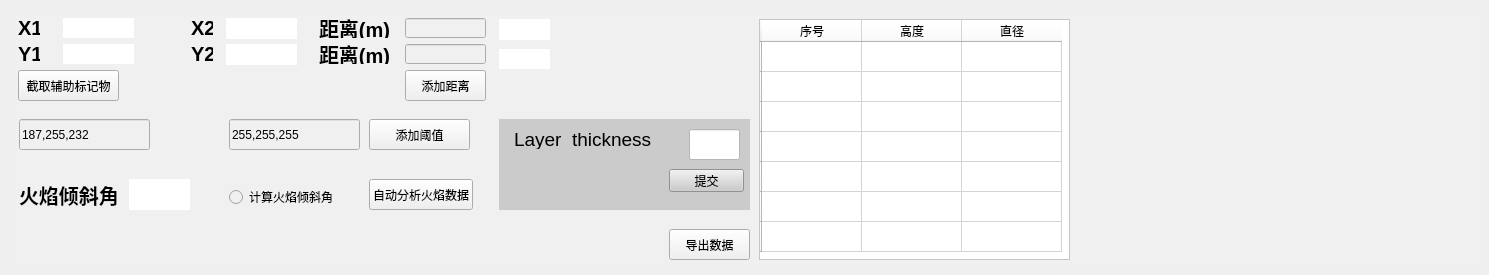
      <widget class="QWidget" name="tab_3">
       <attribute name="title">
        <string>火焰形态处理</string>
       </attribute>
       <widget class="QWidget" name="widget_2" native="true">
        <property name="geometry">
         <rect>
          <x>9</x>
          <y>9</y>
          <width>1471</width>
          <height>257</height>
         </rect>
        </property>
        <property name="styleSheet">
         <string notr="true">background-color: rgb(240, 240, 240);</string>
        </property>
        <widget class="QLabel" name="label_3">
         <property name="geometry">
          <rect>
           <x>182</x>
           <y>9</y>
           <width>22</width>
           <height>20</height>
          </rect>
         </property>
         <property name="font">
          <font>
           <pointsize>15</pointsize>
           <weight>75</weight>
           <bold>true</bold>
          </font>
         </property>
         <property name="styleSheet">
          <string notr="true">color:rgb(0, 0, 0)</string>
         </property>
         <property name="text">
          <string>X2</string>
         </property>
        </widget>
        <widget class="QLineEdit" name="lineEdit_2">
         <property name="geometry">
          <rect>
           <x>396</x>
           <y>35</y>
           <width>81</width>
           <height>20</height>
          </rect>
         </property>
        </widget>
        <widget class="QLabel" name="label_12">
         <property name="geometry">
          <rect>
           <x>217</x>
           <y>35</y>
           <width>71</width>
           <height>21</height>
          </rect>
         </property>
         <property name="styleSheet">
          <string notr="true">background:rgb(255, 255, 255)</string>
         </property>
         <property name="text">
          <string/>
         </property>
        </widget>
        <widget class="QLabel" name="label_8">
         <property name="geometry">
          <rect>
           <x>54</x>
           <y>9</y>
           <width>71</width>
           <height>20</height>
          </rect>
         </property>
         <property name="styleSheet">
          <string notr="true">background:rgb(255, 255, 255)</string>
         </property>
         <property name="text">
          <string/>
         </property>
        </widget>
        <widget class="QLabel" name="label_2">
         <property name="geometry">
          <rect>
           <x>9</x>
           <y>35</y>
           <width>22</width>
           <height>20</height>
          </rect>
         </property>
         <property name="font">
          <font>
           <pointsize>15</pointsize>
           <weight>75</weight>
           <bold>true</bold>
          </font>
         </property>
         <property name="styleSheet">
          <string notr="true">color:rgb(0, 0, 0)</string>
         </property>
         <property name="text">
          <string>Y1</string>
         </property>
        </widget>
        <widget class="QLabel" name="label_4">
         <property name="geometry">
          <rect>
           <x>182</x>
           <y>35</y>
           <width>22</width>
           <height>20</height>
          </rect>
         </property>
         <property name="font">
          <font>
           <pointsize>15</pointsize>
           <weight>75</weight>
           <bold>true</bold>
          </font>
         </property>
         <property name="styleSheet">
          <string notr="true">color:rgb(0, 0, 0)</string>
         </property>
         <property name="text">
          <string>Y2</string>
         </property>
        </widget>
        <widget class="QLabel" name="label_11">
         <property name="geometry">
          <rect>
           <x>54</x>
           <y>35</y>
           <width>71</width>
           <height>20</height>
          </rect>
         </property>
         <property name="styleSheet">
          <string notr="true">background:rgb(255, 255, 255)</string>
         </property>
         <property name="text">
          <string/>
         </property>
        </widget>
        <widget class="QLabel" name="label_9">
         <property name="geometry">
          <rect>
           <x>310</x>
           <y>9</y>
           <width>75</width>
           <height>20</height>
          </rect>
         </property>
         <property name="font">
          <font>
           <pointsize>15</pointsize>
           <weight>75</weight>
           <bold>true</bold>
          </font>
         </property>
         <property name="styleSheet">
          <string notr="true">color:rgb(0, 0, 0)</string>
         </property>
         <property name="text">
          <string>距离(m)</string>
         </property>
        </widget>
        <widget class="QLabel" name="label">
         <property name="geometry">
          <rect>
           <x>9</x>
           <y>9</y>
           <width>22</width>
           <height>20</height>
          </rect>
         </property>
         <property name="font">
          <font>
           <pointsize>15</pointsize>
           <weight>75</weight>
           <bold>true</bold>
          </font>
         </property>
         <property name="styleSheet">
          <string notr="true">color:rgb(0, 0, 0)</string>
         </property>
         <property name="text">
          <string>X1</string>
         </property>
        </widget>
        <widget class="QLabel" name="label_10">
         <property name="geometry">
          <rect>
           <x>310</x>
           <y>35</y>
           <width>75</width>
           <height>20</height>
          </rect>
         </property>
         <property name="font">
          <font>
           <pointsize>15</pointsize>
           <weight>75</weight>
           <bold>true</bold>
          </font>
         </property>
         <property name="styleSheet">
          <string notr="true">color:rgb(0, 0, 0)</string>
         </property>
         <property name="text">
          <string>距离(m)</string>
         </property>
        </widget>
        <widget class="QLineEdit" name="lineEdit">
         <property name="geometry">
          <rect>
           <x>396</x>
           <y>9</y>
           <width>81</width>
           <height>20</height>
          </rect>
         </property>
        </widget>
        <widget class="QLabel" name="label_5">
         <property name="geometry">
          <rect>
           <x>217</x>
           <y>9</y>
           <width>71</width>
           <height>21</height>
          </rect>
         </property>
         <property name="styleSheet">
          <string notr="true">background:rgb(255, 255, 255)</string>
         </property>
         <property name="text">
          <string/>
         </property>
        </widget>
        <widget class="QPushButton" name="pushButton">
         <property name="geometry">
          <rect>
           <x>9</x>
           <y>61</y>
           <width>101</width>
           <height>31</height>
          </rect>
         </property>
         <property name="styleSheet">
          <string notr="true">border-color: rgb(0, 0, 0);</string>
         </property>
         <property name="text">
          <string>截取辅助标记物</string>
         </property>
        </widget>
        <widget class="QPushButton" name="pushButton_6">
         <property name="geometry">
          <rect>
           <x>396</x>
           <y>61</y>
           <width>81</width>
           <height>31</height>
          </rect>
         </property>
         <property name="text">
          <string>添加距离</string>
         </property>
        </widget>
        <widget class="QLabel" name="label_7">
         <property name="geometry">
          <rect>
           <x>490</x>
           <y>10</y>
           <width>51</width>
           <height>21</height>
          </rect>
         </property>
         <property name="styleSheet">
          <string notr="true">background:rgb(255, 255, 255)</string>
         </property>
         <property name="text">
          <string/>
         </property>
        </widget>
        <widget class="QLabel" name="label_13">
         <property name="geometry">
          <rect>
           <x>490</x>
           <y>40</y>
           <width>51</width>
           <height>20</height>
          </rect>
         </property>
         <property name="styleSheet">
          <string notr="true">background:rgb(255, 255, 255)</string>
         </property>
         <property name="text">
          <string/>
         </property>
        </widget>
        <widget class="QLineEdit" name="lineEdit_3">
         <property name="geometry">
          <rect>
           <x>10</x>
           <y>110</y>
           <width>131</width>
           <height>31</height>
          </rect>
         </property>
         <property name="styleSheet">
          <string notr="true">font: 12pt &quot;Arial&quot;;</string>
         </property>
         <property name="text">
          <string>187,255,232</string>
         </property>
        </widget>
        <widget class="QLineEdit" name="lineEdit_4">
         <property name="geometry">
          <rect>
           <x>220</x>
           <y>110</y>
           <width>131</width>
           <height>31</height>
          </rect>
         </property>
         <property name="styleSheet">
          <string notr="true">font: 12pt &quot;Arial&quot;;</string>
         </property>
         <property name="text">
          <string>255,255,255</string>
         </property>
        </widget>
        <widget class="QLabel" name="label_14">
         <property name="geometry">
          <rect>
           <x>148</x>
           <y>137</y>
           <width>16</width>
           <height>16</height>
          </rect>
         </property>
         <property name="text">
          <string/>
         </property>
        </widget>
        <widget class="QPushButton" name="pushButton_7">
         <property name="geometry">
          <rect>
           <x>360</x>
           <y>110</y>
           <width>101</width>
           <height>31</height>
          </rect>
         </property>
         <property name="styleSheet">
          <string notr="true">font: 87 12pt &quot;Arial Black&quot;;</string>
         </property>
         <property name="text">
          <string>添加阈值</string>
         </property>
        </widget>
        <widget class="QTableWidget" name="tableWidget">
         <property name="geometry">
          <rect>
           <x>750</x>
           <y>10</y>
           <width>311</width>
           <height>241</height>
          </rect>
         </property>
         <property name="styleSheet">
          <string notr="true">background-color: rgb(255, 255, 255);</string>
         </property>
         <row>
          <property name="text">
           <string/>
          </property>
         </row>
         <row>
          <property name="text">
           <string/>
          </property>
         </row>
         <row>
          <property name="text">
           <string/>
          </property>
         </row>
         <row>
          <property name="text">
           <string/>
          </property>
         </row>
         <row>
          <property name="text">
           <string/>
          </property>
         </row>
         <row>
          <property name="text">
           <string/>
          </property>
         </row>
         <row>
          <property name="text">
           <string/>
          </property>
         </row>
         <column>
          <property name="text">
           <string>序号</string>
          </property>
         </column>
         <column>
          <property name="text">
           <string>高度</string>
          </property>
         </column>
         <column>
          <property name="text">
           <string>直径</string>
          </property>
         </column>
         <item row="0" column="0">
          <property name="text">
           <string/>
          </property>
         </item>
         <item row="0" column="1">
          <property name="text">
           <string/>
          </property>
         </item>
         <item row="0" column="2">
          <property name="text">
           <string/>
          </property>
         </item>
         <item row="1" column="0">
          <property name="text">
           <string/>
          </property>
         </item>
        </widget>
        <widget class="QLabel" name="label_57">
         <property name="geometry">
          <rect>
           <x>10</x>
           <y>170</y>
           <width>111</width>
           <height>31</height>
          </rect>
         </property>
         <property name="font">
          <font>
           <pointsize>15</pointsize>
           <weight>75</weight>
           <bold>true</bold>
          </font>
         </property>
         <property name="styleSheet">
          <string notr="true">color:rgb(0, 0, 0)</string>
         </property>
         <property name="text">
          <string>火焰倾斜角</string>
         </property>
        </widget>
        <widget class="QLabel" name="label_58">
         <property name="geometry">
          <rect>
           <x>120</x>
           <y>170</y>
           <width>61</width>
           <height>31</height>
          </rect>
         </property>
         <property name="styleSheet">
          <string notr="true">background:rgb(255, 255, 255)</string>
         </property>
         <property name="text">
          <string/>
         </property>
        </widget>
        <widget class="QPushButton" name="pushButton_31">
         <property name="geometry">
          <rect>
           <x>360</x>
           <y>170</y>
           <width>104</width>
           <height>31</height>
          </rect>
         </property>
         <property name="text">
          <string>自动分析火焰数据</string>
         </property>
        </widget>
        <widget class="QRadioButton" name="radioButton">
         <property name="geometry">
          <rect>
           <x>220</x>
           <y>180</y>
           <width>111</width>
           <height>16</height>
          </rect>
         </property>
         <property name="text">
          <string>计算火焰倾斜角</string>
         </property>
        </widget>
        <widget class="QWidget" name="widget_12" native="true">
         <property name="geometry">
          <rect>
           <x>490</x>
           <y>110</y>
           <width>251</width>
           <height>91</height>
          </rect>
         </property>
         <property name="styleSheet">
          <string notr="true">background-color: rgb(203, 203, 203);</string>
         </property>
         <widget class="QLabel" name="label_60">
          <property name="geometry">
           <rect>
            <x>15</x>
            <y>10</y>
            <width>171</width>
            <height>20</height>
           </rect>
          </property>
          <property name="font">
           <font>
            <family>Arial</family>
            <pointsize>14</pointsize>
            <weight>50</weight>
            <italic>false</italic>
            <bold>false</bold>
           </font>
          </property>
          <property name="styleSheet">
           <string notr="true">
font: 14pt &quot;Arial&quot;;</string>
          </property>
          <property name="text">
           <string>Layer_thickness</string>
          </property>
         </widget>
         <widget class="QPushButton" name="pushButton_32">
          <property name="geometry">
           <rect>
            <x>170</x>
            <y>50</y>
            <width>75</width>
            <height>23</height>
           </rect>
          </property>
          <property name="text">
           <string>提交</string>
          </property>
         </widget>
         <widget class="QLineEdit" name="lineEdit_30">
          <property name="geometry">
           <rect>
            <x>190</x>
            <y>10</y>
            <width>51</width>
            <height>31</height>
           </rect>
          </property>
          <property name="styleSheet">
           <string notr="true">background-color: rgb(255, 255, 255);</string>
          </property>
         </widget>
        </widget>
        <widget class="QPushButton" name="pushButton_2">
         <property name="geometry">
          <rect>
           <x>660</x>
           <y>220</y>
           <width>81</width>
           <height>31</height>
          </rect>
         </property>
         <property name="text">
          <string>导出数据</string>
         </property>
        </widget>
       </widget>
      </widget>
